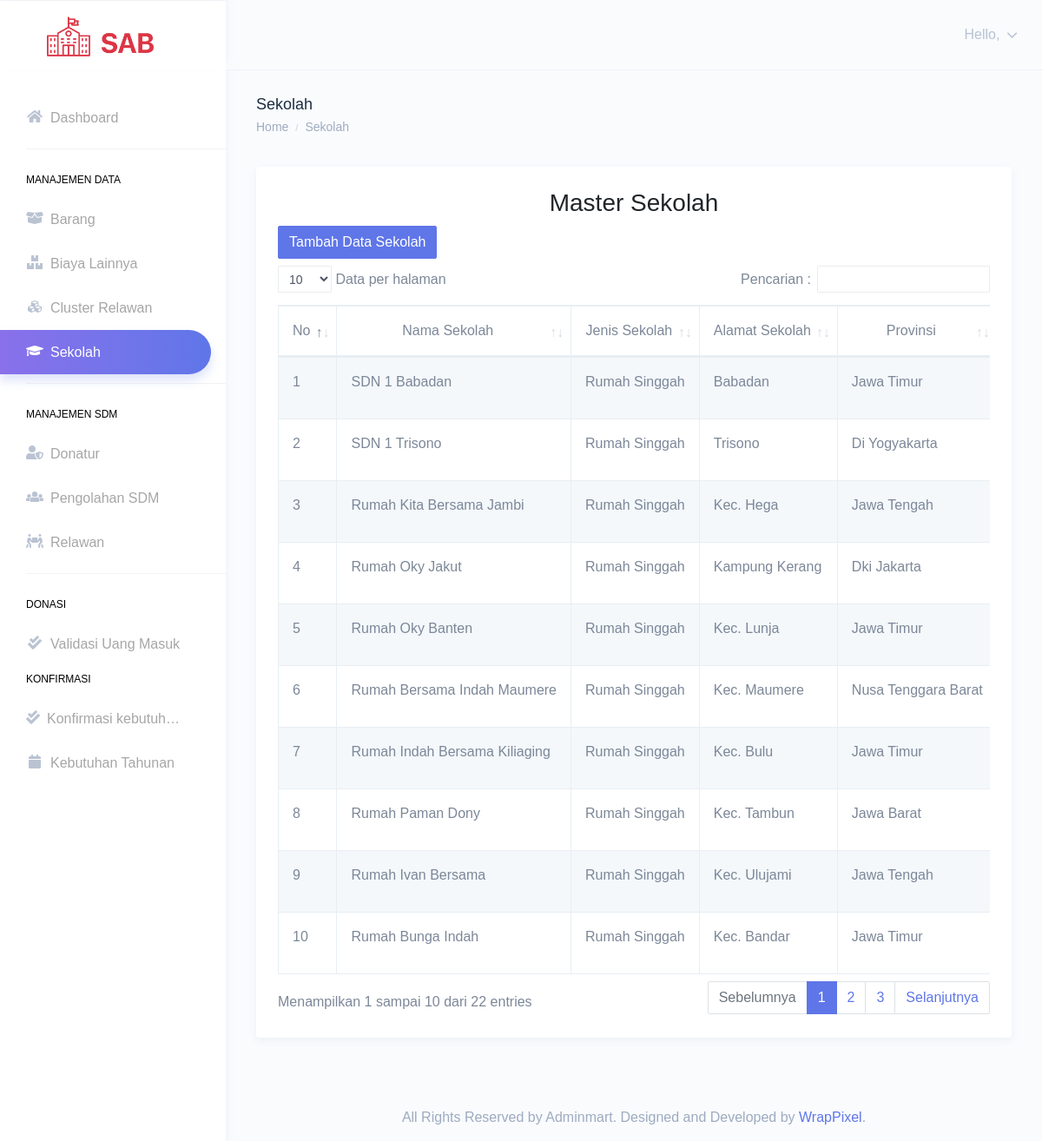
Page /index.php/sekolah on the committed database.
### tables this page shows
CREATE TABLE `sekolah` (
  `id_sekolah` int(11) NOT NULL,
  `nama_sekolah` varchar(100) NOT NULL,
  `jenis_sekolah` enum('Rumah Singgah','Sekolah Pedalaman') NOT NULL,
  `alamat` varchar(255) NOT NULL,
  `provinsi` varchar(100) NOT NULL,
  `kota` varchar(100) NOT NULL,
  `creaby` varchar(100) NOT NULL,
  `creadate` datetime NOT NULL DEFAULT current_timestamp(),
  `modiby` varchar(100) NOT NULL,
  `modidate` datetime NOT NULL DEFAULT current_timestamp(),
  `row_status` enum('A','D') NOT NULL
);

### application/controllers/Sekolah.php (called while the page is built, shortened)
<?php
class Sekolah extends CI_Controller
{
    public function __construct()
    {
        $this->load->model('sekolah_model');
        $this->load->model('karyawan_model');
        $this->load->library('form_validation');
    }
    private function getKaryawanName()
    {
        $this->load->model('karyawan_model');
        $user_id = $this->session->user_id;
        $karyawan = $this->karyawan_model->getKaryawanByUserLoginId($user_id);
        return $karyawan->nama_karyawan;
    }
    private function getKaryawanRole()
    {
        $this->load->model('karyawan_model');
        $user_id = $this->session->user_id;
        $karyawan = $this->karyawan_model->getKaryawanByUserLoginId($user_id);
        return $karyawan->jabatan_karyawan;
    }
    public function index()
    {
        $header['name'] =  $this->getKaryawanName();
        $header['role'] =  $this->getKaryawanRole();
        $header['title'] = 'Sekolah';
        $this->load->view('templates/admin_header', $header);
        $data_sekolah = $this->sekolah_model->getSekolah();
        $data['sekolah'] = $data_sekolah;
        $this->load->view('sekolah/index', $data);
        $this->load->view('templates/footer');
    }
}

### index.php (called while the page is built, shortened)
<?php
require_once BASEPATH.'core/CodeIgniter.php';

### application/models/sekolah_model.php (called while the page is built, shortened)
<?php
class sekolah_model extends CI_Model
{
    private $_table = "sekolah";
    public function getSekolah()
    {
        $query = $this->db
            ->from($this->_table)
            ->where(['row_status' => 'A'])
            ->order_by('jenis_sekolah', 'asc')
            ->get();
        return $query->result();
    }
}

### application/views/sekolah/index.php (the view, shortened to what this page needs)
<div class="page-breadcrumb">
    <div class="row">
        <div class="col-7 align-self-center">
            <h4 class="page-title text-truncate text-dark font-weight-medium mb-1">Sekolah</h4>
            <div class="d-flex align-items-center">
                <nav aria-label="breadcrumb">
                    <ol class="breadcrumb m-0 p-0">
                        <li class="breadcrumb-item"><a href="index.html" class="text-muted">Home</a></li>
                        <li class="breadcrumb-item text-muted active" aria-current="page">Sekolah</li>
                    </ol>
                </nav>
            </div>
        </div>
    </div>
</div>
<div class="container-fluid">
    <div class="row">
        <div class="col-12">
            <div class="card">
                <div class="card-body">
                    <h4 class="card-title text-center" style="font-size: 28px;">Master Sekolah</h4>
                    <div class="table-responsive">
                        <a href="<?= site_url('sekolah/tambah') ?>" class="btn btn-primary mb-2">Tambah Data Sekolah</a>
                        <table id="master-data" class="table table-striped table-bordered no-wrap">
                            <thead>
                                <tr>
                                    <th class="text-center">No</th>
                                    <th class="text-center">Nama Sekolah</th>
                                    <th class="text-center">Jenis Sekolah</th>
                                    <th class="text-center">Alamat Sekolah</th>
                                    <th class="text-center">Provinsi</th>
                                </tr>
                            </thead>
                            <tbody>
                                <?php $i = 0; ?>
                                <?php foreach ($sekolah as $s) { ?>
                                    <tr>
                                        <td>
                                            <?php
                                            $i++;
                                            echo $i;
                                            ?>
                                        </td>
                                        <td><?= $s->nama_sekolah ?></td>
                                        <td><?= $s->jenis_sekolah ?></td>
                                        <td><?= $s->alamat ?></td>
                                        <td><?= $s->provinsi ?></td>
                                    </tr>
                                <?php } ?>
                            </tbody>
                        </table>
                    </div>
                </div>
            </div>
        </div>
    </div>
</div>

### rows in the picture
sekolah: nama_sekolah "SDN 1 Babadan", jenis_sekolah "Rumah Singgah", alamat "Babadan", provinsi "Jawa Timur"
sekolah: nama_sekolah "SDN 1 Trisono", jenis_sekolah "Rumah Singgah", alamat "Trisono", provinsi "Di Yogyakarta"
sekolah: nama_sekolah "Rumah Kita Bersama Jambi", jenis_sekolah "Rumah Singgah", alamat "Kec. Hega", provinsi "Jawa Tengah"
sekolah: nama_sekolah "Rumah Oky Jakut", jenis_sekolah "Rumah Singgah", alamat "Kampung Kerang", provinsi "Dki Jakarta"
sekolah: nama_sekolah "Rumah Oky Banten", jenis_sekolah "Rumah Singgah", alamat "Kec. Lunja", provinsi "Jawa Timur"
sekolah: nama_sekolah "Rumah Bersama Indah Maumere", jenis_sekolah "Rumah Singgah", alamat "Kec. Maumere", provinsi "Nusa Tenggara Barat"
sekolah: nama_sekolah "Rumah Indah Bersama Kiliaging", jenis_sekolah "Rumah Singgah", alamat "Kec. Bulu", provinsi "Jawa Timur"
sekolah: nama_sekolah "Rumah Paman Dony", jenis_sekolah "Rumah Singgah", alamat "Kec. Tambun", provinsi "Jawa Barat"
sekolah: nama_sekolah "Rumah Ivan Bersama", jenis_sekolah "Rumah Singgah", alamat "Kec. Ulujami", provinsi "Jawa Tengah"
sekolah: nama_sekolah "Rumah Bunga Indah", jenis_sekolah "Rumah Singgah", alamat "Kec. Bandar", provinsi "Jawa Timur"
